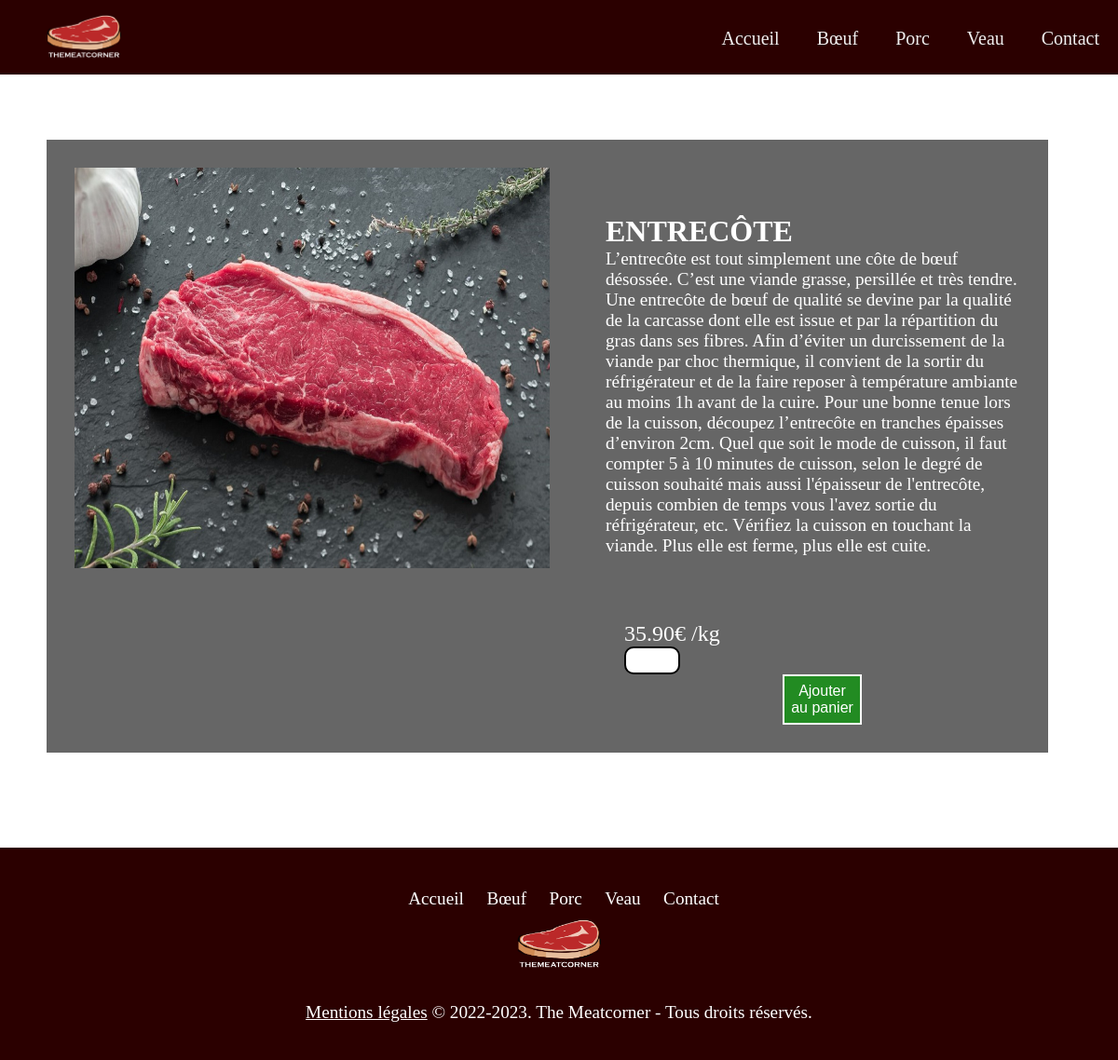
Screenshot of /pageboeuf/pagesviandesboeuf/entrecote.php with the database file from the repository.
### tables this page shows
create table Viande (
	id int auto_increment       not null,
	nom varchar (30)            not null,
	descriptionv text           not null,
	prix decimal(4,2)           not null,
	photo varchar(100)          not null,
	idAnimal int                not null,
	Foreign key (idAnimal) references Animal (id),
	PRIMARY KEY (id)
);

### pageboeuf/pagesviandesboeuf/entrecote.php (the view)
<html>
<?php include '../../include/header.php'; ?>
<head>
    <link rel="stylesheet" href="../../style.css">
</head>
<body>
<div class="flex1">
    <div>
        <?php
        $bdd = new PDO('mysql:host=localhost;dbname=tmc;charset=utf8', 'root', '');
        $req = $bdd->query('SELECT * FROM viande where id = 14');
        while ($donnees = $req->fetch()) {
            echo('<img class="imgid1" src="../../pageboeuf/img/viandeboeuf/' . $donnees['photo'] . '">');
        }
        ?>
    </div>
    <div class="divgauche">
        <?php
        $bdd = new PDO('mysql:host=localhost;dbname=tmc;charset=utf8', 'root', '');
        $req = $bdd->query('SELECT * FROM viande where id = 14');
        while ($donnees = $req->fetch()) {
            echo('<a class="nomviande1"</a>' . $donnees['nom'] ."<br>" . '<a class="descriptionviande"</a>' . $donnees['descriptionv'] . "<br>" .
                '<p class="prixviande"</p>' . $donnees['prix'] .  "€ /kg" . "<br>" .
                '<input type="number" class="inputnombre" id="tentacles" min="1" max="100">' .
                '<button class="boutonpanier1">Ajouter au panier</button>');
        }
        ?>
    </div>
</div>
</body>
<?php include '../../include/footer.php'; ?>
</html>

### style.css (style rules this page uses)
body { font-family: Gabriola; font-size: 25px; color: white; background-image: url("img/fondtmc.jpg"); background-repeat: no-repeat; background-attachment: fixed; margin: 0; width: 100%; display: block; background-size: cover; }
* { padding: 0; margin: 0; box-sizing: border-box; }
.boutonpanier1 { width: 20%; padding: 7px; background-color: forestgreen; color: white; border: 2px solid white; font-size: 1rem; cursor: pointer; display: block; margin: auto; }
.imgid1 { height:490px; width:570px; padding: 30px; }
.flex1 { display: flex; margin: 70px 75px 75px 50px; background: rgba(0, 0, 0, 0.6); }
.divgauche { padding: 30px; margin-top: 50px; }
.descriptionviande { font-size: 1.2rem; color: white; font-family: "Arial Nova Light"; }
.nomviande1 { font-size: 2rem; font-weight: bold; color: white; text-transform: uppercase; }
.prixviande { padding-left: 20px; padding-top: 20px; margin-top: 50px; font-family: "Arial Nova Light"; font-size: 1.5rem; }
.inputnombre { width: 60px; height: 30px; border: 2px solid black; border-radius: 10px; padding-left: 10px; }
.footer ul a { color:inherit; text-decoration:none; padding: 0 10px; font-size: 1.2rem; }

### rows the page displays
viande: photo (picture), nom "ENTRECÔTE", descriptionv "L’entrecôte est tout simplement une côte de bœuf désossée. C’est une viande grasse, persillée et très tendre. Une entrecôte de bœuf de qualité se devine par la qualité de la carcasse dont elle est issue et par la répartition du gras dans ses fibres. Afin d’éviter un durcissement de la viande par choc thermique, il convient de la sortir du réfrigérateur et de la faire reposer à température ambiante au moins 1h avant de la cuire. Pour une bonne tenue lors de la cuisson, découpez l’entrecôte en tranches épaisses d’environ 2cm. Quel que soit le mode de cuisson, il faut compter 5 à 10 minutes de cuisson, selon le degré de cuisson souhaité mais aussi l'épaisseur de l'entrecôte, depuis combien de…", prix "35.90"
